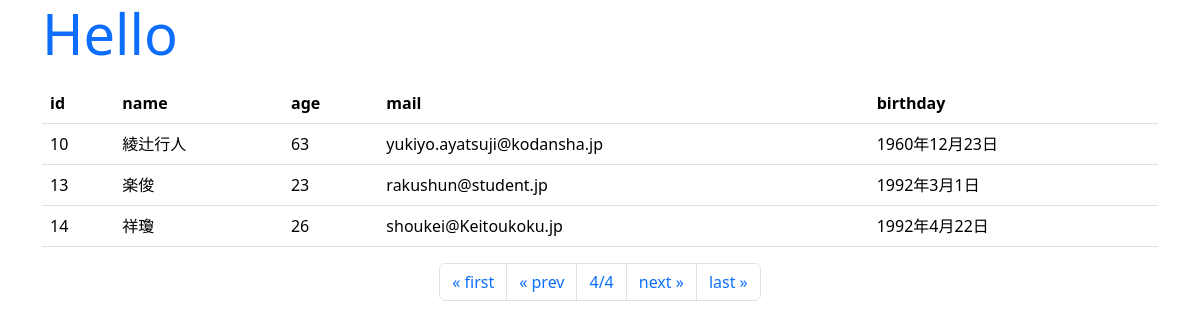
Page /hello/24 on the committed database.
### hello/models.py (models this page shows, shortened)
class Friend(models.Model):
    name = models.CharField(max_length=100)
    mail = models.EmailField(max_length=200)
    gender = models.BooleanField()
    age = models.IntegerField(validators=[ \
        MinValueValidator(0), \
        MaxValueValidator(150)])
    birthday = models.DateField()

### hello/views.py (the view)
# urls.py: path("", views.index, name="index"),
def index(request, num=1):
    data = Friend.objects.all()
    page = Paginator(data, 3)
    params = {
        "title": "Hello",
        "message": "",
        "data": page.get_page(num),
    }
    return render(request, "hello/index.html", params)

### hello/templates/hello/index.html (shortened to what this page needs)
{% load static %}
<!DOCTYPE html>
<html lang="ja">
<head>
    <link href="https://cdn.jsdelivr.net/npm/bootstrap/dist/css/bootstrap.css"
    rel="stylesheet">
</head>
<body class="container">
    <h1 class="display-4 text-primary">{{title}}</h1>
    <p>{{message|safe}}<p>
    <table class="table">
        <tr>
            <th>id</th>
            <th>name</th>
            <th>age</th>
            <th>mail</th>
            <th>birthday</th>
        </tr>
    {% for item in data %}
        <tr>
            <td>{{item.id}}</td>
            <td>{{item.name}}</td>
            <td>{{item.age}}</td>
            <td>{{item.mail}}</td>
            <td>{{item.birthday}}</td>
        </tr>
    {% endfor %}
    </table>
    <ul class="pagination justify-content-center">
    {% if data.has_previous %}
    <li class="page-item">
        <a class="page-link" href="{% url 'index' %}">
        &laquo; first</a>
    </li>
    <li class="page-item">
        <a class="page-link"
        href="{% url 'index' %}{{data.previous_page_number}}">
        &laquo; prev</a>
    </li>
    {% endif %}
    <li class="page-item">
        <a class="page-link">
            {{data.number}}/{{data.paginator.num_pages}}</a>
    </li>
    {% if data.has_next %}
    <li class="page-item">
        <a class="page-link"
        href="{% url 'index' %}{{data.next_page_number}}">
        next &raquo;</a>
    </li>
    <li class="page-item">
        <a class="page-link"
        href="{% url 'index' %}{{data.paginator.num_pages}}">
        last &raquo;</a>
    </li>
    {% else %}
    <li class="page-item">
        <a class="page-link">
        next &raquo;</a>
    </li>
    <li class="page-item">
        <a class="page-link">
        last &raquo;</a>
    </li>
    {% endif %}
    </ul>
</body>
</html>

### rows in the picture
Friend: id "10", name "綾辻行人", age "63", mail "yukiyo.ayatsuji@kodansha.jp", birthday "1960年12月23日"
Friend: id "13", name "楽俊", age "23", mail "rakushun@student.jp", birthday "1992年3月1日"
Friend: id "14", name "祥瓊", age "26", mail "shoukei@Keitoukoku.jp", birthday "1992年4月22日"

### other values in the picture
{{ data.number }} "4"
{{ data.paginator.num_pages }} "4"
